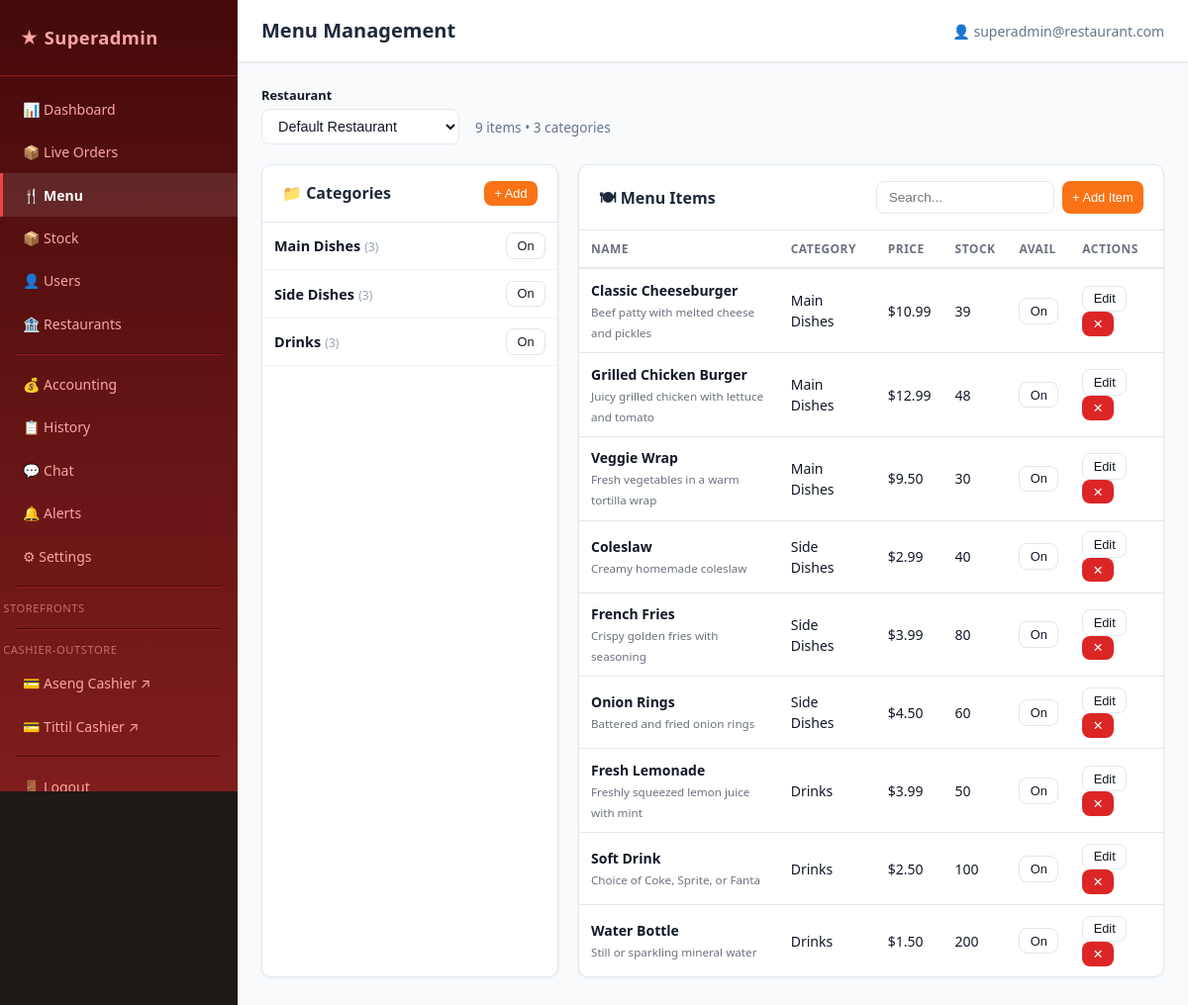
Screenshot of /superadmin/menu.php (signed in) with the database file from the repository.
### tables this page shows
CREATE TABLE Category (
    id           TEXT PRIMARY KEY,
    name         TEXT NOT NULL,
    slug         TEXT NOT NULL,
    description  TEXT,
    sortOrder    INTEGER NOT NULL DEFAULT 0,
    isActive     INTEGER NOT NULL DEFAULT 1,
    restaurantId TEXT NOT NULL,
    createdAt    TEXT NOT NULL DEFAULT (datetime('now')),
    updatedAt    TEXT NOT NULL DEFAULT (datetime('now')),
    FOREIGN KEY (restaurantId) REFERENCES Restaurant(id) ON DELETE CASCADE
);

CREATE TABLE MenuItem (
    id                TEXT PRIMARY KEY,
    name              TEXT NOT NULL,
    description       TEXT,
    price             TEXT NOT NULL,
    image             TEXT,
    isAvailable       INTEGER NOT NULL DEFAULT 1,
    preparationTime   INTEGER NOT NULL DEFAULT 15,
    notes             TEXT,
    stockQuantity     INTEGER,
    lowStockThreshold INTEGER NOT NULL DEFAULT 5,
    categoryId        TEXT NOT NULL,
    restaurantId      TEXT NOT NULL,
    createdAt         TEXT NOT NULL DEFAULT (datetime('now')),
    updatedAt         TEXT NOT NULL DEFAULT (datetime('now')),
    FOREIGN KEY (categoryId)   REFERENCES Category(id)   ON DELETE CASCADE,
    FOREIGN KEY (restaurantId) REFERENCES Restaurant(id) ON DELETE CASCADE
);

### auth.php (called while the page is built, shortened)
<?php
require_once __DIR__ . '/db.php';
function get_auth_user(): ?array {
    if (!empty($_SESSION['user'])) {
        return $_SESSION['user'];
    }
    return null;
}

### db.php (called while the page is built, shortened)
<?php
function get_db(): PDO {
    static $pdo = null;
    if ($pdo === null) {
        $pdo = new PDO('sqlite:' . DB_PATH, null, null, [
            PDO::ATTR_ERRMODE            => PDO::ERRMODE_EXCEPTION,
            PDO::ATTR_DEFAULT_FETCH_MODE => PDO::FETCH_ASSOC,
        ]);
        $pdo->exec('PRAGMA foreign_keys = ON');
        $pdo->exec('PRAGMA journal_mode = WAL');
    }
    return $pdo;
}
function db_query(string $sql, array $params = []): array {
    $stmt = get_db()->prepare($sql);
    $stmt->execute($params);
    return $stmt->fetchAll();
}
function db_fetch(string $sql, array $params = []): ?array {
    $stmt = get_db()->prepare($sql);
    $stmt->execute($params);
    $row = $stmt->fetch();
    return $row ?: null;
}
function get_restaurant(?string $slug = null): ?array {
    $slug = $slug ?? DEFAULT_RESTAURANT_SLUG;
    return db_fetch('SELECT * FROM Restaurant WHERE slug = ? AND isActive = 1', [$slug]);
}

### superadmin/menu.php (the view, shortened to what this page needs)
<?php
$page_title = 'Menu Management';
include dirname(__DIR__) . '/includes/superadmin_header.php';
require_once dirname(__DIR__) . '/db.php';
$restaurants = db_query('SELECT id, name, slug FROM Restaurant WHERE isActive = 1 ORDER BY name');
$slug = $_GET['restaurant'] ?? ($restaurants[0]['slug'] ?? null);
$restaurant = $slug ? get_restaurant($slug) : null;
$rid = $restaurant['id'] ?? null;
$categories = $rid ? db_query('SELECT * FROM Category WHERE restaurantId = ? ORDER BY sortOrder ASC', [$rid]) : [];
$items = $rid ? db_query(
    'SELECT mi.*, c.name AS categoryName FROM MenuItem mi JOIN Category c ON c.id = mi.categoryId WHERE mi.restaurantId = ? ORDER BY c.sortOrder ASC, mi.name ASC',
    [$rid]
) : [];
?>
<div style="display:flex;align-items:center;gap:1rem;margin-bottom:1.25rem">
    <div>
        <label style="font-size:.8rem;font-weight:600;display:block;margin-bottom:.25rem">Restaurant</label>
        <select onchange="location.href='menu.php?restaurant='+this.value" class="form-control" style="min-width:200px">
            <?php foreach ($restaurants as $r): ?>
            <option value="<?= htmlspecialchars($r['slug']) ?>" <?= $slug === $r['slug'] ? 'selected' : '' ?>>
                <?= htmlspecialchars($r['name']) ?>
            </option>
            <?php endforeach; ?>
        </select>
    </div>
    <div style="font-size:.85rem;color:#64748b;align-self:end;padding-bottom:.4rem">
        <?= count($items) ?> items &bull; <?= count($categories) ?> categories
    </div>
</div>
<div style="display:grid;grid-template-columns:300px 1fr;gap:1.25rem">
<div class="sa-card">
    <div class="sa-card-header">
        <h2>📁 Categories</h2>
        <button class="btn btn-primary btn-sm" id="add-cat-btn">+ Add</button>
    </div>
    <div style="max-height:calc(100vh - 300px);overflow-y:auto">
    <?php foreach ($categories as $cat):
        $item_count = (int)(db_fetch('SELECT COUNT(*) AS n FROM MenuItem WHERE categoryId = ?', [$cat['id']])['n'] ?? 0);
    ?>
    <div style="display:flex;justify-content:space-between;align-items:center;padding:.65rem .75rem;border-bottom:1px solid #f1f5f9" id="cat-<?= htmlspecialchars($cat['id']) ?>">
        <div>
            <strong style="font-size:.9rem"><?= htmlspecialchars($cat['name']) ?></strong>
            <span style="font-size:.75rem;color:#94a3b8">(<?= $item_count ?>)</span>
        </div>
        <div style="display:flex;gap:.3rem">
            <button class="btn btn-sm btn-outline toggle-cat-btn" data-id="<?= htmlspecialchars($cat['id']) ?>" data-active="<?= $cat['isActive'] ?>">
                <?= $cat['isActive'] ? 'On' : 'Off' ?>
            </button>
        </div>
    </div>
    <?php endforeach; ?>
    </div>
</div>
<div class="sa-card">
    <div class="sa-card-header">
        <h2>🍽 Menu Items</h2>
        <div style="display:flex;gap:.5rem">
            <input type="search" id="item-search" class="form-control" placeholder="Search..." style="width:180px;font-size:.85rem">
            <button class="btn btn-primary btn-sm" id="add-item-btn">+ Add Item</button>
        </div>
    </div>
    <div style="overflow-x:auto">
    <table class="table" id="items-table">
        <thead><tr><th>Name</th><th>Category</th><th>Price</th><th>Stock</th><th>Avail</th><th>Actions</th></tr></thead>
        <tbody>
        <?php foreach ($items as $item): ?>
        <tr id="item-<?= htmlspecialchars($item['id']) ?>"
            data-category="<?= htmlspecialchars($item['categoryId']) ?>"
            data-name="<?= htmlspecialchars(strtolower($item['name'])) ?>">
            <td>
                <strong><?= htmlspecialchars($item['name']) ?></strong>
                <?php if ($item['description']): ?><br><small class="text-muted"><?= htmlspecialchars(mb_strimwidth($item['description'], 0, 50, '...')) ?></small><?php endif; ?>
            </td>
            <td><?= htmlspecialchars($item['categoryName']) ?></td>
            <td>$<?= number_format((float)$item['price'], 2) ?></td>
            <td class="<?= $item['stockQuantity'] !== null && $item['stockQuantity'] <= $item['lowStockThreshold'] ? 'text-warn' : '' ?>">
                <?= $item['stockQuantity'] !== null ? (int)$item['stockQuantity'] : '∞' ?>
            </td>
            <td>
                <button class="btn btn-sm btn-outline toggle-item-btn" data-id="<?= htmlspecialchars($item['id']) ?>" data-available="<?= $item['isAvailable'] ?>">
                    <?= $item['isAvailable'] ? 'On' : 'Off' ?>
                </button>
            </td>
            <td>
                <button class="btn btn-sm btn-outline edit-item-btn" data-item='<?= htmlspecialchars(json_encode($item)) ?>'>Edit</button>
                <button class="btn btn-sm btn-danger delete-item-btn" data-id="<?= htmlspecialchars($item['id']) ?>">✕</button>
            </td>
        </tr>
        <?php endforeach; ?>
        </tbody>
    </table>
    </div>
</div>
</div>
<?php include dirname(__DIR__) . '/includes/superadmin_footer.php'; ?>

### includes/superadmin_header.php (shortened to what this page needs)
<?php
require_once dirname(__DIR__) . '/auth.php';
$current_user = get_auth_user();
$current_path = $_SERVER['REQUEST_URI'] ?? '/';
?>
<!DOCTYPE html>
<html lang="en">
<head>
    <link rel="stylesheet" href="<?= APP_URL ?>/assets/css/style.css">
    <link rel="stylesheet" href="<?= APP_URL ?>/assets/css/superadmin.css">
</head>
<body class="sa-body">
<div class="sa-layout">
<aside class="sa-sidebar">
    <div class="sa-logo">&#9733; Superadmin</div>
    <nav class="sa-nav">
        <a href="<?= APP_URL ?>/superadmin/index.php"         class="<?= strpos($current_path, 'superadmin/index') !== false ? 'active' : '' ?>">&#128202; Dashboard</a>
        <a href="<?= APP_URL ?>/superadmin/checkout.php"      class="<?= strpos($current_path, 'superadmin/checkout') !== false ? 'active' : '' ?>">&#128230; Live Orders</a>
        <a href="<?= APP_URL ?>/superadmin/menu.php"          class="<?= strpos($current_path, 'superadmin/menu') !== false ? 'active' : '' ?>">&#127860; Menu</a>
        <a href="<?= APP_URL ?>/superadmin/stock.php"         class="<?= strpos($current_path, 'superadmin/stock') !== false ? 'active' : '' ?>">&#128230; Stock</a>
        <a href="<?= APP_URL ?>/superadmin/users.php"         class="<?= strpos($current_path, 'superadmin/users') !== false ? 'active' : '' ?>">&#128100; Users</a>
        <a href="<?= APP_URL ?>/superadmin/restaurants.php"   class="<?= strpos($current_path, 'superadmin/restaurants') !== false ? 'active' : '' ?>">&#127974; Restaurants</a>
        <hr>
        <a href="<?= APP_URL ?>/superadmin/accounting.php"    class="<?= strpos($current_path, 'superadmin/accounting') !== false ? 'active' : '' ?>">&#128176; Accounting</a>
        <a href="<?= APP_URL ?>/superadmin/activity.php"      class="<?= strpos($current_path, 'superadmin/activity') !== false ? 'active' : '' ?>">&#128203; History</a>
        <a href="<?= APP_URL ?>/superadmin/chat.php"          class="<?= strpos($current_path, 'superadmin/chat') !== false ? 'active' : '' ?>" id="chatNavLink">&#128172; Chat </a>
        <a href="<?= APP_URL ?>/superadmin/activity.php"      class="<?= strpos($current_path, 'superadmin/activity') !== false ? 'active' : '' ?>" id="notifNavLink">&#128276; Alerts </a>
        <a href="<?= APP_URL ?>/superadmin/settings.php"      class="<?= strpos($current_path, 'superadmin/settings') !== false ? 'active' : '' ?>">&#9881; Settings</a>
        <hr>
        <?php require_once dirname(__DIR__) . '/includes/storefronts.php'; render_storefront_nav(); ?>
        <hr>
        <div class="sidebar-section-label" style="font-size:.7rem;text-transform:uppercase;letter-spacing:.05em;opacity:.6;margin:.3rem 0 .2rem;padding-left:.2rem">Cashier-Outstore</div>
        <a href="<?= APP_URL ?>/aseng/cashier/" target="_blank" rel="noopener" title="Open Aseng Cashier">&#128179; Aseng Cashier &#8599;</a>
        <a href="<?= APP_URL ?>/tittil/cashier/" target="_blank" rel="noopener" title="Open Tittil Cashier">&#128179; Tittil Cashier &#8599;</a>
        <hr>
        <a href="<?= APP_URL ?>/logout.php">&#128682; Logout</a>
    </nav>
</aside>
<div class="sa-main">
    <header class="sa-topbar">
        <h1><?= htmlspecialchars($page_title ?? 'Dashboard') ?></h1>
        <div class="sa-topbar-right">
            <span>&#128100; <?= htmlspecialchars($current_user['email']) ?></span>
        </div>
    </header>
    <div class="sa-content">

### includes/storefronts.php (shortened to what this page needs)
<?php
require_once dirname(__DIR__) . '/db.php';
function storefront_folder(string $slug): ?string {
    return null;
}
function render_storefront_nav(): void {
    try {
        $restaurants = db_query('SELECT name, slug FROM Restaurant WHERE isActive = 1 ORDER BY name ASC');
    } catch (Throwable $e) {
        $restaurants = [];
    }
    echo '<div class="sidebar-section-label" style="font-size:.7rem;text-transform:uppercase;letter-spacing:.05em;opacity:.6;margin:.3rem 0 .2rem;padding-left:.2rem">Storefronts</div>';
    foreach ($restaurants as $r) {
        $folder = storefront_folder($r['slug']);
        if ($folder === null) continue;
        $href = APP_URL . '/' . rawurlencode($folder) . '/';
        printf(
            '<a href="%s" target="_blank" rel="noopener" title="Open %s storefront">&#127978; %s &#8599;</a>',
            htmlspecialchars($href),
            htmlspecialchars($r['name']),
            htmlspecialchars($r['name'])
        );
    }
}

### includes/superadmin_footer.php (shortened to what this page needs)
    </div>
</div>
</div>
</body>
</html>

### assets/css/style.css (style rules this page uses)
:root { --primary: #f97316; --primary-dark: #ea580c; --primary-fg: #fff; --bg: #f9fafb; --card-bg: #ffffff; --border: #e5e7eb; --text: #111827; --text-muted: #6b7280; --success: #16a34a; --warn: #d97706; --danger: #dc2626; --radius: 8px; --shadow: 0 1px 3px rgba(0,0,0,.08), 0 1px 2px rgba(0,0,0,.06); --transition: .15s ease; }
*, *::before, *::after { box-sizing: border-box; margin: 0; padding: 0; }
body { font-family: system-ui, -apple-system, sans-serif; background: var(--bg); color: var(--text); line-height: 1.5; }
a { color: var(--primary); text-decoration: none; }
.btn { display: inline-flex; align-items: center; gap: .35rem; padding: .5rem 1rem; border-radius: var(--radius); border: none; font-size: .875rem; font-weight: 500; cursor: pointer; transition: background var(--transition), opacity var(--transition); text-decoration: none; white-space: nowrap; }
.btn-primary { background: var(--primary); color: var(--primary-fg); }
.btn-outline { background: transparent; border: 1px solid var(--border); color: var(--text); }
.btn-danger { background: var(--danger); color: #fff; }
.btn-sm { padding: .3rem .65rem; font-size: .8rem; }
.form-control { padding: .5rem .75rem; border: 1px solid var(--border); border-radius: var(--radius); font-size: .9rem; background: var(--card-bg); color: var(--text); transition: border-color var(--transition); width: 100%; }
.table { width: 100%; border-collapse: collapse; font-size: .875rem; }
.table th { text-align: left; padding: .6rem .75rem; font-weight: 600; border-bottom: 2px solid var(--border); color: var(--text-muted); text-transform: uppercase; letter-spacing: .04em; font-size: .75rem; }
.table td { padding: .65rem .75rem; border-bottom: 1px solid var(--border); }
.table tr:last-child td { border-bottom: none; }
.text-muted { color: var(--text-muted); }

### assets/css/superadmin.css (style rules this page uses)
.sa-body { background: #1c1917; }
.sa-layout { display: grid; grid-template-columns: 240px 1fr; min-height: 100vh; }
.sa-sidebar { background: linear-gradient(180deg, #450a0a 0%, #7f1d1d 100%); color: #fca5a5; display: flex; flex-direction: column; position: sticky; top: 0; height: 100vh; overflow-y: auto; }
.sa-logo { padding: 1.5rem 1.25rem; font-size: 1.15rem; font-weight: 800; color: #fca5a5; border-bottom: 1px solid #991b1b; letter-spacing: .02em; }
.sa-nav { flex: 1; display: flex; flex-direction: column; padding: .75rem 0; }
.sa-nav a { padding: .7rem 1.25rem; color: #fca5a5; font-size: .875rem; display: flex; align-items: center; gap: .6rem; transition: all .15s; border-left: 3px solid transparent; }
.sa-nav a.active { background: rgba(255,255,255,.1); color: #fff; border-left-color: #ef4444; font-weight: 600; }
.sa-nav hr { border-color: #991b1b; margin: .5rem 1rem; }
.sa-main { display: flex; flex-direction: column; background: #f8fafc; }
.sa-topbar { background: #fff; border-bottom: 1px solid #e2e8f0; padding: 1rem 1.5rem; display: flex; align-items: center; justify-content: space-between; box-shadow: 0 1px 3px rgba(0,0,0,.05); }
.sa-topbar h1 { font-size: 1.25rem; font-weight: 700; color: #1e293b; margin: 0; }
.sa-topbar-right { font-size: .875rem; color: #64748b; }
.sa-content { padding: 1.5rem; flex: 1; }
.sa-card { background: #fff; border: 1px solid #e2e8f0; border-radius: 10px; box-shadow: 0 1px 3px rgba(0,0,0,.05); margin-bottom: 1.25rem; overflow: hidden; }
.sa-card-header { display: flex; align-items: center; justify-content: space-between; padding: 1rem 1.25rem; border-bottom: 1px solid #e2e8f0; }
.sa-card-header h2 { font-size: 1rem; font-weight: 700; color: #1e293b; margin: 0; }

### rows the page displays
category: name "Main Dishes", item_count "3", isActive "On"
category: name "Side Dishes", item_count "3", isActive "On"
category: name "Drinks", item_count "3", isActive "On"
menuitem: name "Classic Cheeseburger", description "Beef patty with melted cheese and pickles", categoryId.name "Main Dishes", price "10.99", stockQuantity "39", isAvailable "On"
menuitem: name "Grilled Chicken Burger", description "Juicy grilled chicken with lettuce and tomato", categoryId.name "Main Dishes", price "12.99", stockQuantity "48", isAvailable "On"
menuitem: name "Veggie Wrap", description "Fresh vegetables in a warm tortilla wrap", categoryId.name "Main Dishes", price "9.50", stockQuantity "30", isAvailable "On"
menuitem: name "Coleslaw", description "Creamy homemade coleslaw", categoryId.name "Side Dishes", price "2.99", stockQuantity "40", isAvailable "On"
menuitem: name "French Fries", description "Crispy golden fries with seasoning", categoryId.name "Side Dishes", price "3.99", stockQuantity "80", isAvailable "On"
menuitem: name "Onion Rings", description "Battered and fried onion rings", categoryId.name "Side Dishes", price "4.50", stockQuantity "60", isAvailable "On"
menuitem: name "Fresh Lemonade", description "Freshly squeezed lemon juice with mint", categoryId.name "Drinks", price "3.99", stockQuantity "50", isAvailable "On"
menuitem: name "Soft Drink", description "Choice of Coke, Sprite, or Fanta", categoryId.name "Drinks", price "2.50", stockQuantity "100", isAvailable "On"
menuitem: name "Water Bottle", description "Still or sparkling mineral water", categoryId.name "Drinks", price "1.50", stockQuantity "200", isAvailable "On"

### other values shown
$page_title "Menu Management"
$current_user['email'] "superadmin@restaurant.com"
count($items) "9"
count($categories) "3"
form field value "Default Restaurant"
